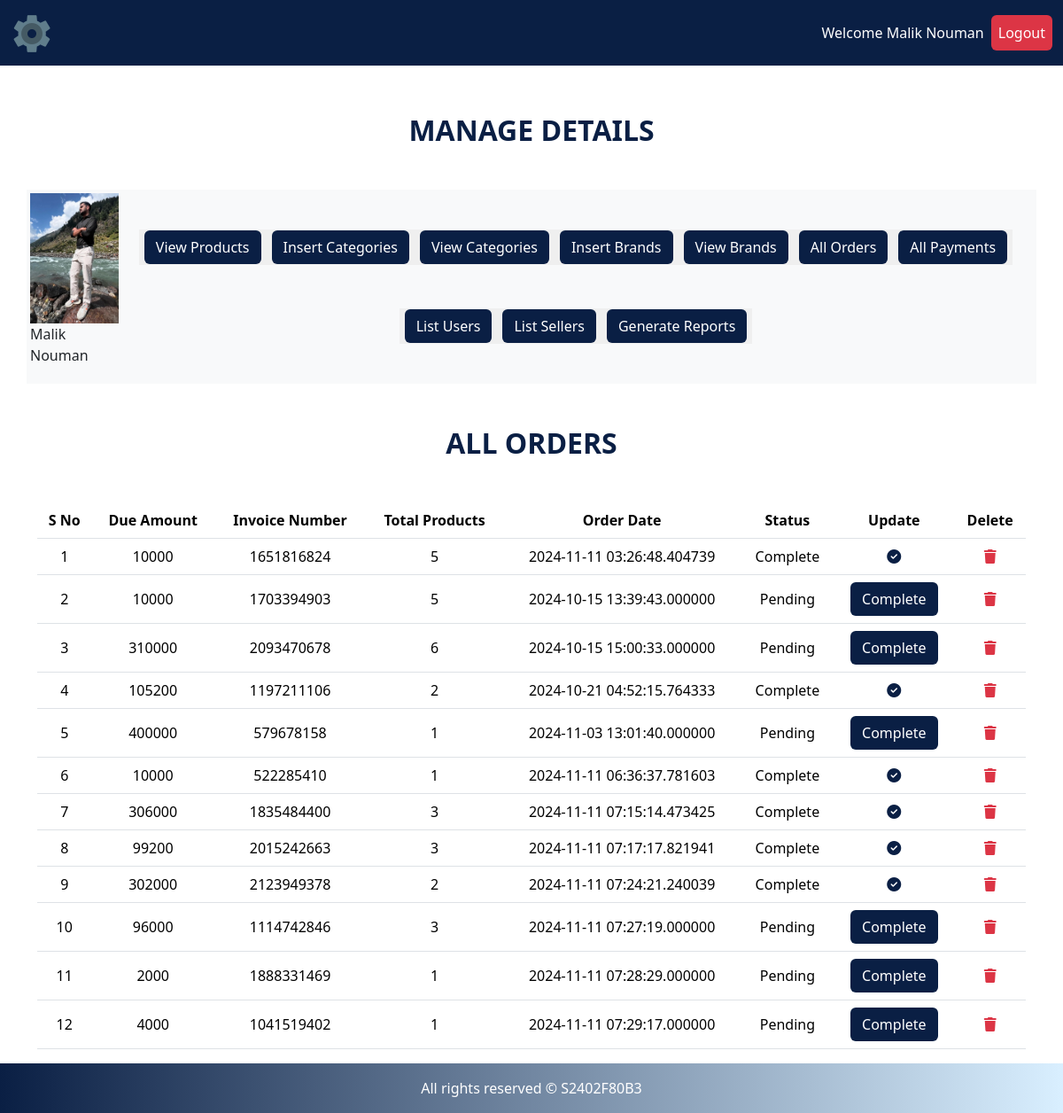
The page /admin/index.php?list_orders (signed in) on the database its author committed.
### tables this page shows
CREATE TABLE `user_orders` (
  `order_id` int(11) NOT NULL,
  `user_id` int(11) NOT NULL,
  `amount_due` int(255) NOT NULL,
  `invoice_number` int(255) NOT NULL,
  `total_products` int(255) NOT NULL,
  `order_date` timestamp(6) NOT NULL DEFAULT current_timestamp(6) ON UPDATE current_timestamp(6),
  `order_status` varchar(255) NOT NULL
);

### admin/list_orders.php (the view, shortened to what this page needs)
<h2 style="color: #0A1F44; font-weight: 800" class="text-center my-5">ALL ORDERS</h2>
<div class="container">
    <div class="row">
        <table class="table text-center">
        <?php
$number = 0;
$get_orders = "SELECT * FROM `user_orders`";
$result = mysqli_query($conn, $get_orders);
$row_count = mysqli_num_rows($result);
if($row_count == 0){
    echo "<h3 style='color: #0A1F44; font-weight: 700' class='text-center'>No orders yet!</h3>";
}else{
        ?>
        <thead>
            <tr>
              <th scope="col">S No</th>
              <th scope="col">Due Amount</th>
              <th scope="col">Invoice Number</th>
              <th scope="col">Total Products</th>
              <th scope="col">Order Date</th>
              <th scope="col">Status</th>
              <th scope="col">Update</th>
              <th scope="col">Delete</th>
            </tr>
          </thead>
          <tbody>
          <?php
          while($row = mysqli_fetch_assoc($result)){
            $order_id  = $row['order_id'];
            $amount_due = $row['amount_due'];
            $invoice_number = $row['invoice_number'];
            $total_products = $row['total_products'];
            $order_date = $row['order_date'];
            $order_status = $row['order_status'];
            $number++;
            ?>
            <tr>
                <td><?php echo $number; ?></td>
                <td><?php echo $amount_due; ?></td>
                <td><?php echo $invoice_number; ?></td>
                <td><?php echo $total_products; ?></td>
                <td><?php echo $order_date; ?></td>
                <td><?php echo ucfirst($order_status); ?></td>
                <td>
                  <?php
                  if($order_status == 'pending'){ ?>
                  <a href="index.php?complete_order=<?php echo $order_id; ?>" class="btn btn-general">
                    Complete
                   </a>
                  <?php
                  }
                  else{
                    echo "<i class='fa-solid fa-check-circle' style='color: #0A1F44'></i>";
                  }
                  ?>
                </td>
                <td>
                <a href="#" class="text-danger" data-bs-toggle="modal" data-bs-target="#deleteModal<?php echo $order_id; ?>">
                  <i class="fa-solid fa-trash"></i>
                </a>
                </td>
            </tr>
        <?php
          }
          }
          ?>
          </tbody>
        </table>
    </div>
</div>

### admin/index.php (shortened to what this page needs)
<?php
include("../functions/common_functions.php");
?>
<!DOCTYPE html>
<html lang="en">
<head>
    <link href="https://cdn.jsdelivr.net/npm/bootstrap@5.3.3/dist/css/bootstrap.min.css" rel="stylesheet">
    <link rel="stylesheet" href="assets/style.css">
    <link rel="stylesheet" href="https://cdnjs.cloudflare.com/ajax/libs/font-awesome/6.6.0/css/all.min.css"
 />
</head>
<body>
<div class="container-fluid">
  <nav class="navbar navbar-expand navbar-dark bg-dark upper-nav fixed-top">
    <div class="container-fluid">
      <a class="navbar-brand" href="../index.php"><img src="assets/favicon.png" alt=""></a>
      <ul class="navbar-nav mb-2 mb-lg-0 ms-auto">
      <li class="nav-item">
          <a class="nav-link active" aria-current="page" href="#">Welcome
            <?php
            echo $_SESSION['admin_name']; ?>
         </a>
      </li>
        <li class="nav-item">
          <a class="nav-link active btn btn-outline-danger" aria-current="page" href="../logout.php">Logout</a>
        </li>
      </ul>
    </div>
  </nav>
</div>
<div class="container-fluid main-body">
<h2 style="color: #0A1F44; font-weight: 800" class="text-center my-5">MANAGE DETAILS</h2>
<div class="container">
    <div class="row">
        <div class="col-lg-12 bg-light p-1 d-flex">
            <div>
                <a href="index.php">
                <?php
                  $admin = $_SESSION['admin_email'];
                  $select_admin = "SELECT * FROM `admins` where admin_email = '$admin'";
                  $result_admin = mysqli_query($conn, $select_admin);
                  $row_admin = mysqli_fetch_assoc($result_admin);
                  $admin_pic = $row_admin['admin_image'];
                  $admin_name = $row_admin['admin_name'];
                  ?>
                    <img src="admin_images/<?php echo $admin_pic; ?>" alt="" class="admin-image">
                </a>
                <p><?php echo $admin_name; ?></p>
            </div>
            <div class="button text-center p-3 d-flex justify-content-center align-items-center flex-wrap">
                <button>
                    <a href="index.php?view_products" class="btn text-white btn-panel">View Products</a>
                </button>
                <button>
                    <a href="index.php?insert_category" class="btn text-white btn-panel">Insert Categories</a>
                </button>
                <button>
                    <a href="index.php?view_categories" class="btn text-white btn-panel">View Categories</a>
                </button>
                <button>
                    <a href="index.php?insert_brands" class="btn text-white btn-panel">Insert Brands</a>
                </button>
                <button>
                    <a href="index.php?view_brands" class="btn text-white btn-panel">View Brands</a>
                </button>
                <button>
                    <a href="index.php?list_orders" class="btn text-white btn-panel">All Orders</a>
                </button>
                <button>
                    <a href="index.php?list_payments" class="btn text-white btn-panel">All Payments</a>
                </button>
                <button>
                    <a href="index.php?list_users" class="btn text-white btn-panel">List Users</a>
                </button>
                <button>
                    <a href="index.php?list_sellers" class="btn text-white btn-panel">List Sellers</a>
                </button>
                <button>
                    <a href="index.php?generate_reports" class="btn text-white btn-panel">Generate Reports</a>
                </button>
            </div>
        </div>
    </div>
</div>
<div class="container">
<?php
 if(isset($_GET["list_orders"])){
    include("list_orders.php");
 }
 ?>
</div>
</div>
<?php
include("includes/footer.php")
?>

### admin/assets/style.css (style rules this page uses)
body { padding-top: 80px; }
.bg-dark { --bs-bg-opacity: 1; background-color: #0A1F44 !important; }
.navbar-brand img { max-width: 100%; height: auto; }
.main-body { min-height: 87vh; }
.upper-nav { border-bottom: 2px solid white; }
.admin-image { width: 100px; object-fit: contain; }
.btn-panel { background-color: #0A1F44; }
button { border: none; }
td, th { vertical-align: middle; }
.btn-general { background-color: #0A1F44; color: white; }

### rows shown on the page
user_orders: amount_due "10000", invoice_number "1651816824", total_products "5", order_date "2024-11-11 03:26:48.404739", order_status "Complete"
user_orders: amount_due "10000", invoice_number "1703394903", total_products "5", order_date "2024-10-15 13:39:43.000000", order_status "Pending"
user_orders: amount_due "310000", invoice_number "2093470678", total_products "6", order_date "2024-10-15 15:00:33.000000", order_status "Pending"
user_orders: amount_due "105200", invoice_number "1197211106", total_products "2", order_date "2024-10-21 04:52:15.764333", order_status "Complete"
user_orders: amount_due "400000", invoice_number "579678158", total_products "1", order_date "2024-11-03 13:01:40.000000", order_status "Pending"
user_orders: amount_due "10000", invoice_number "522285410", total_products "1", order_date "2024-11-11 06:36:37.781603", order_status "Complete"
user_orders: amount_due "306000", invoice_number "1835484400", total_products "3", order_date "2024-11-11 07:15:14.473425", order_status "Complete"
user_orders: amount_due "99200", invoice_number "2015242663", total_products "3", order_date "2024-11-11 07:17:17.821941", order_status "Complete"
user_orders: amount_due "302000", invoice_number "2123949378", total_products "2", order_date "2024-11-11 07:24:21.240039", order_status "Complete"
user_orders: amount_due "96000", invoice_number "1114742846", total_products "3", order_date "2024-11-11 07:27:19.000000", order_status "Pending"
user_orders: amount_due "2000", invoice_number "1888331469", total_products "1", order_date "2024-11-11 07:28:29.000000", order_status "Pending"
user_orders: amount_due "4000", invoice_number "1041519402", total_products "1", order_date "2024-11-11 07:29:17.000000", order_status "Pending"

### other values the page prints
$_SESSION['admin_name'] "Malik Nouman"
$admin_name "Malik Nouman"
